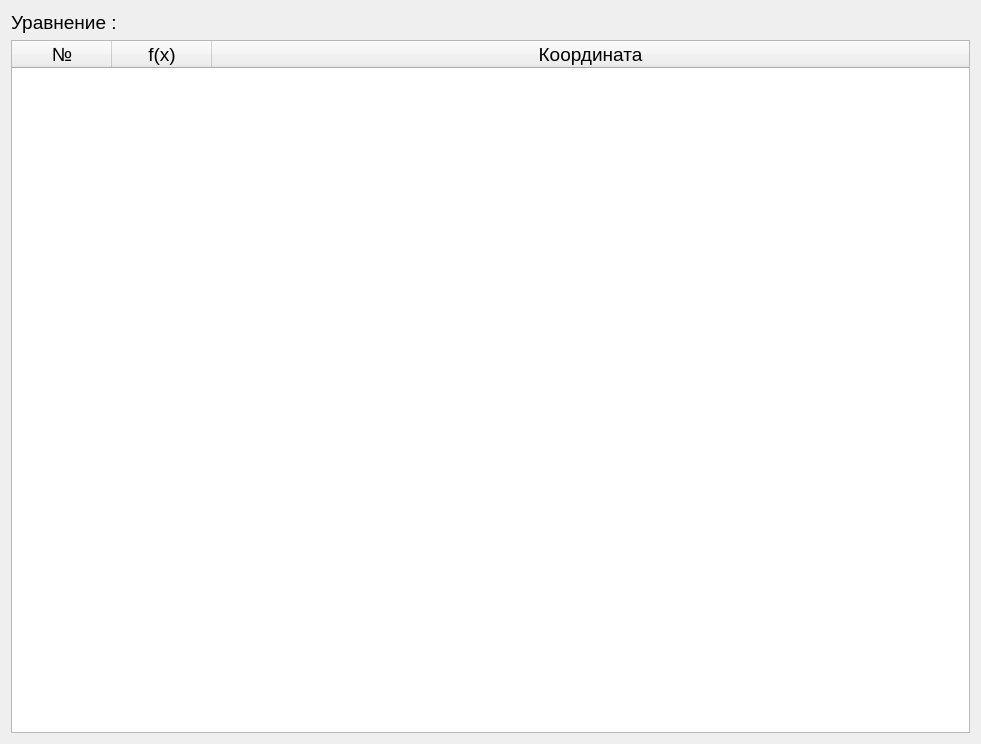
<?xml version="1.0" encoding="UTF-8"?>
<ui version="4.0">
 <class>Result</class>
 <widget class="QWidget" name="Result">
  <property name="geometry">
   <rect>
    <x>0</x>
    <y>0</y>
    <width>981</width>
    <height>744</height>
   </rect>
  </property>
  <property name="font">
   <font>
    <pointsize>14</pointsize>
   </font>
  </property>
  <property name="windowTitle">
   <string>Результат</string>
  </property>
  <layout class="QVBoxLayout" name="verticalLayout">
   <item>
    <layout class="QHBoxLayout" name="horizontalLayout">
     <item>
      <widget class="QLabel" name="label">
       <property name="maximumSize">
        <size>
         <width>120</width>
         <height>16777215</height>
        </size>
       </property>
       <property name="text">
        <string>Уравнение :</string>
       </property>
      </widget>
     </item>
     <item>
      <widget class="QLabel" name="Func">
       <property name="text">
        <string/>
       </property>
      </widget>
     </item>
    </layout>
   </item>
   <item>
    <widget class="QTableWidget" name="res_func_table">
     <attribute name="horizontalHeaderStretchLastSection">
      <bool>true</bool>
     </attribute>
     <column>
      <property name="text">
       <string>№</string>
      </property>
      <property name="font">
       <font>
        <pointsize>14</pointsize>
       </font>
      </property>
     </column>
     <column>
      <property name="text">
       <string>f(x)</string>
      </property>
      <property name="font">
       <font>
        <pointsize>14</pointsize>
       </font>
      </property>
     </column>
     <column>
      <property name="text">
       <string>Координата</string>
      </property>
      <property name="font">
       <font>
        <pointsize>14</pointsize>
       </font>
      </property>
     </column>
    </widget>
   </item>
  </layout>
 </widget>
 <resources/>
 <connections/>
</ui>
